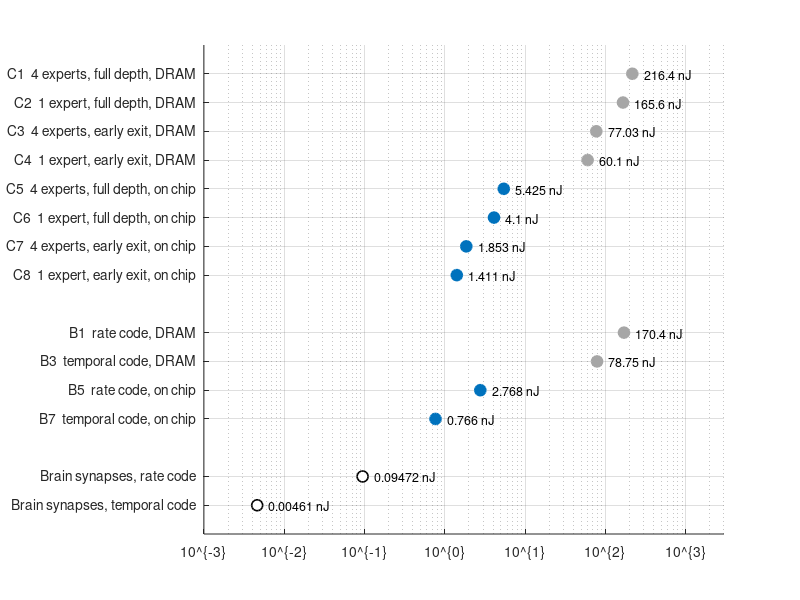

MATLAB code to generate this figure: (Note: this script raises an error after producing the figure.)
% MAKE_EXTRA_FIGURES Draws three report figures from the saved results.
% No model is rerun.
%   fig7_all_conditions.png   - energy per trial, every condition (Part IV, Section 4.2)
%   fig4_landauer.png         - Part III Figure 4 with the corrected DRAM values
%   fig_seed_spread.png       - savings across the 5 seed sets (Part IV, Section 4.3)
here = fileparts(mfilename('fullpath'));
blue = [0 0.447 0.741]; grey = [0.65 0.65 0.65];

%% Figure 7 (values: results/PART4_BASELINE_SUMMARY.md, test set)
labels = {'C1  4 experts, full depth, DRAM','C2  1 expert, full depth, DRAM', ...
  'C3  4 experts, early exit, DRAM','C4  1 expert, early exit, DRAM', ...
  'C5  4 experts, full depth, on chip','C6  1 expert, full depth, on chip', ...
  'C7  4 experts, early exit, on chip','C8  1 expert, early exit, on chip', ...
  'B1  rate code, DRAM','B3  temporal code, DRAM','B5  rate code, on chip','B7  temporal code, on chip', ...
  'Brain synapses, rate code','Brain synapses, temporal code'};
E   = [216.400 165.605 77.028 60.096 5.425 4.100 1.853 1.411 170.417 78.748 2.768 0.766 0.09472 0.00461];
mem = [1 1 1 1 2 2 2 2 1 1 2 2 3 3];   % 1 DRAM, 2 on chip, 3 brain reference
ypos = [1:8, 10:13, 15:16];
f = figure('Color','w','Position',[100 100 950 640]); try, theme(f,'light'); catch, end; ax = axes(f); hold(ax,'on');
for i = 1:numel(E)
  if mem(i)==1, fc = grey; ec = grey; elseif mem(i)==2, fc = blue; ec = blue; else, fc = 'w'; ec = 'k'; end
  plot(ax,E(i),ypos(i),'o','MarkerSize',8,'MarkerFaceColor',fc,'MarkerEdgeColor',ec,'LineWidth',1.2);
  text(ax,E(i)*1.4,ypos(i),sprintf('%.4g nJ',E(i)),'FontSize',9,'VerticalAlignment','middle');
end
set(ax,'XScale','log','YDir','reverse','YTick',ypos,'YTickLabel',labels,'XLim',[1e-3 3e3], ...
  'YLim',[0 17],'FontSize',10,'TickLabelInterpreter','none');
grid(ax,'on'); ax.YGrid = 'off'; box(ax,'off');
xlabel(ax,'Energy per trial (nJ, log scale)');
title(ax,'Where the weights are stored matters more than any network change');
subtitle(ax,sprintf('Transformer: network changes alone (C1 to C4) save %.1fx; weights on chip alone (C1 to C5) save %.0fx', E(1)/E(4), E(1)/E(5)));
h1 = plot(ax,nan,nan,'o','MarkerFaceColor',blue,'MarkerEdgeColor',blue);
h2 = plot(ax,nan,nan,'o','MarkerFaceColor',grey,'MarkerEdgeColor',grey);
h3 = plot(ax,nan,nan,'o','MarkerFaceColor','w','MarkerEdgeColor','k');
legend(ax,[h1 h2 h3],{'Weights on chip','Weights in DRAM','Same SNN on brain synapses (28.4 fJ per event)'},'Location','southeast');
exportgraphics(f,fullfile(here,'fig7_all_conditions.png'),'Resolution',200);

%% Figure 4: energy per operation vs the Landauer limit (Part III, Section 3; corrected DRAM)
kB = 1.380649e-23; T = 300; EL = kB*T*log(2);          % 2.87e-21 J
names = {'Synaptic event','MAC, 16-bit','MAC, 32-bit','DRAM access (64-bit)'};
lo = [30e-15 1.5e-12 4.6e-12 1.3e-9];  hi = [30e-15 1.5e-12 4.6e-12 2.6e-9];
f4 = figure('Color','w','Position',[100 100 900 420]); try, theme(f4,'light'); catch, end; a4 = axes(f4); hold(a4,'on');
for i = 1:4
  c = blue; if i > 1, c = grey; end
  plot(a4,[EL lo(i)],[i i],'-','Color',[c 0.35],'LineWidth',6);
  if hi(i) > lo(i), plot(a4,[lo(i) hi(i)],[i i],'-','Color',c,'LineWidth',6); end
  plot(a4,hi(i),i,'o','MarkerSize',7,'MarkerFaceColor',c,'MarkerEdgeColor',c);
  if hi(i) > lo(i), lbl = sprintf('%.1e - %.1e x limit', lo(i)/EL, hi(i)/EL); else, lbl = sprintf('%.1e x limit', lo(i)/EL); end
  text(a4,hi(i)*2,i,lbl,'FontSize',9,'VerticalAlignment','middle');
end
xline(a4,EL,'--k');
text(a4,EL*2,0.55,sprintf('Landauer limit, %.2e J at 300 K',EL),'FontSize',9,'VerticalAlignment','middle');
set(a4,'XScale','log','YDir','reverse','YTick',1:4,'YTickLabel',names,'YLim',[0.3 4.6],'XLim',[1e-21 1e-4],'FontSize',10);
grid(a4,'on'); a4.YGrid = 'off'; box(a4,'off');
xlabel(a4,'Energy per operation (J, log scale)');
title(a4,'Energy per operation in relation to the Landauer limit');
exportgraphics(f4,fullfile(here,'fig4_landauer.png'),'Resolution',200);

%% Seed spread (results/sensitivity/sensitivity_summary.csv, rows baseline + seed1..seed4)
Tb = readtable(fullfile(here,'..','results','sensitivity','sensitivity_summary.csv'),'TextType','string');
S = Tb(Tb.group=="baseline" | Tb.group=="seeds",:);
cols = {'alone_T_sparsity','alone_T_codingDepth','alone_T_locality','ratio_C1_C8', ...
        'alone_S_sparsity','alone_S_codingDepth','alone_S_locality','ratio_B1_B8'};
xl = {'Sparsity','Coding/depth','Locality','All three','Sparsity','Coding/depth','Locality','All three'};
xp = [1 2 3 4 6 7 8 9];
f2 = figure('Color','w','Position',[100 100 900 450]); try, theme(f2,'light'); catch, end; a2 = axes(f2); hold(a2,'on');
isBase = S.run=="baseline";
for j = 1:numel(cols)
  v = S.(cols{j}); jit = linspace(-0.15,0.15,numel(v))';
  scatter(a2,xp(j)+jit(~isBase),v(~isBase),40,grey,'filled');
  scatter(a2,xp(j)+jit(isBase),v(isBase),55,blue,'filled');
  plot(a2,xp(j)+[-0.3 0.3],median(v)*[1 1],'k-','LineWidth',1.2);
end
set(a2,'YScale','log','XTick',xp,'XTickLabel',xl,'XLim',[0 10],'YLim',[0.8 1000],'FontSize',10);
grid(a2,'on'); a2.XGrid = 'off'; box(a2,'off');
ylabel(a2,'Energy saving (x, log scale)');
text(a2,2.5,700,'Transformer','HorizontalAlignment','center','FontWeight','bold');
text(a2,7.5,700,'Spiking network (activity sparsity)','HorizontalAlignment','center','FontWeight','bold');
xline(a2,5,'-','Color',[0.85 0.85 0.85]);
title(a2,'Savings across five random seeds: the ranking never changes');
g1 = scatter(a2,nan,nan,55,blue,'filled'); g2 = scatter(a2,nan,nan,40,grey,'filled'); g3 = plot(a2,nan,nan,'k-');
legend(a2,[g1 g2 g3],{'Baseline (reported)','Other seed sets','Median'},'Location','southeast');
exportgraphics(f2,fullfile(here,'fig_seed_spread.png'),'Resolution',200);
close all; disp('make_extra_figures: done');
